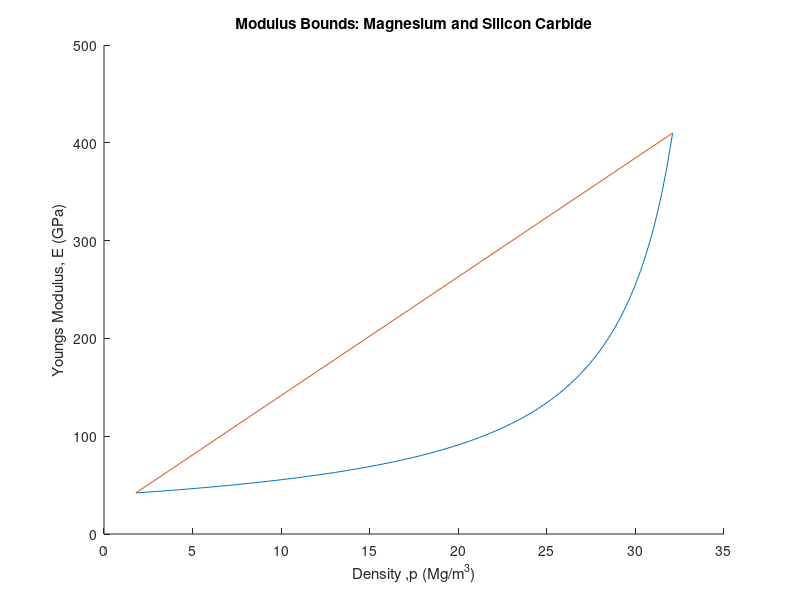

MATLAB code to generate this figure:
%%Magnesium and Silicon Carbide

vf=[0:0.01:1]; %vf=Volume Fraction of reinforcing material
pf=32.1;        %pf=density of reinforcing material 
pm=1.8;        %pm=density of the matrix material
Em=42;         %Em=youngs matrix material
Ef=410;        %Ef=youngs reinforcing material 

%Reuss Bound
Er= (((vf/Ef)+((1-vf)/Em)).^-1);

%Voigt Bound
Ev=(vf*Ef)+((1-vf)*Em);

%Density
p=(vf*pf)+((1-vf)*pm);

%Graph
hold on
plot(p,Er)
plot(p,Ev)
title('Modulus Bounds: Magnesium and Silicon Carbide');
xlabel('Density ,p (Mg/m^3)')
ylabel('Youngs Modulus, E (GPa)')
hold off